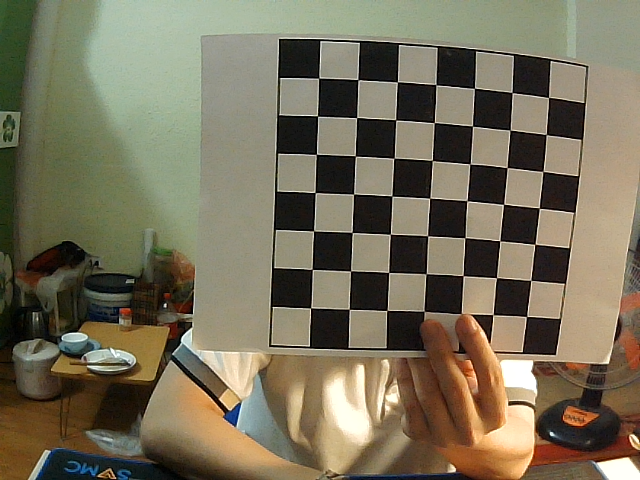
#> input picture stereoLeft/imageL1.png, 640 x 480 px, found by its file name
$ python test_calib.py
#> lines starting #> are read from the running program, lines starting #| are printed output that depends on the picture
import cv2
import numpy as np

# Load the image
img = cv2.imread("stereoLeft./imageL1.png")
#> img is the input picture: shape (480, 640, 3); mean B, G, R 89.7, 111.2, 118.9

print(img.shape)
#| (480, 640, 3)
gray = cv2.cvtColor(img, cv2.COLOR_RGB2GRAY)
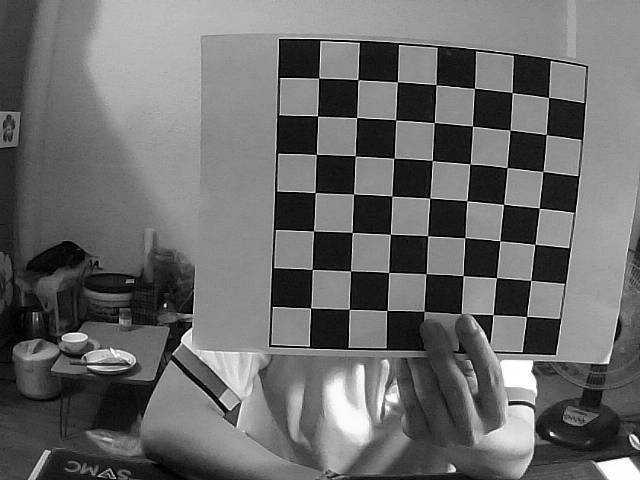
#> gray: shape (480, 640); min 0, max 255, mean 105.7
cv2.imshow('img',gray)
cv2.waitKey(0)
ret, corners = cv2.findChessboardCorners(gray, (7, 7),
                                         flags=cv2.CALIB_CB_ADAPTIVE_THRESH +
                                               cv2.CALIB_CB_FAST_CHECK +
                                               cv2.CALIB_CB_NORMALIZE_IMAGE)
#> ret = True; corners = 49 rows, first 8: [318.7, 78.13], [358.1, 79.82], [397.3, 82.09], [436, 84.65], [474.5, 88.24], [511.9, 92.57], [548.5, 97.44], [317.5, 115.9]
if ret:
    # print(corners)
    fnl = cv2.drawChessboardCorners(img, (7, 7), corners, ret)
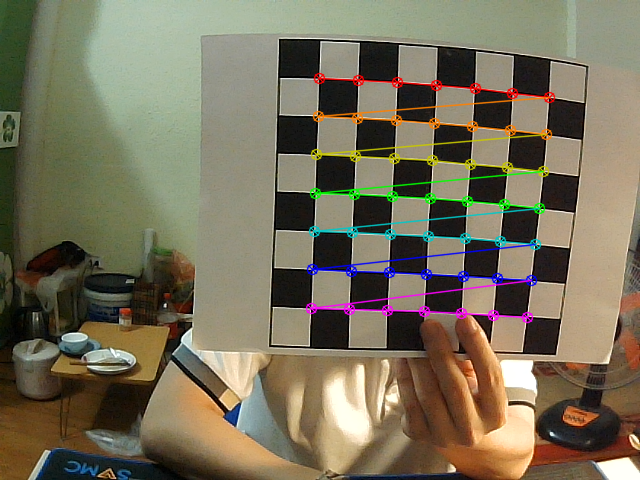
#> fnl: shape (480, 640, 3); mean B, G, R 90.2, 111.8, 119.6
    cv2.imshow("fnl", fnl)
    cv2.waitKey(0)
else:
    print("No Checkerboard Found")

$ run again, with stereoLeft/imageL2.png copied over stereoLeft/imageL1.png
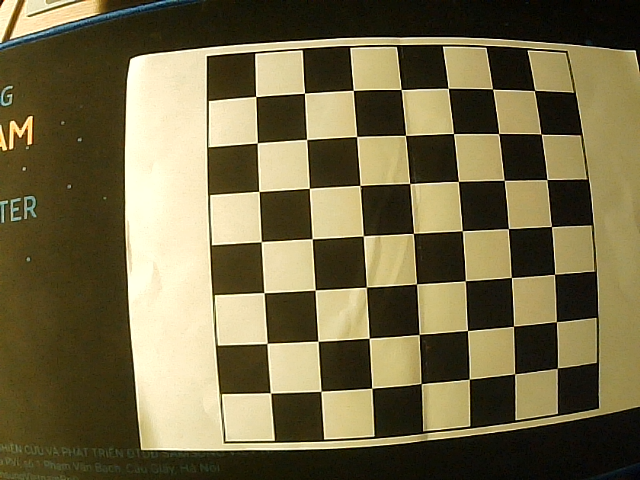
#> input picture stereoLeft/imageL2.png, 640 x 480 px, found by its file name
#> img is the input picture: shape (480, 640, 3); mean B, G, R 72, 106.4, 116
#| (480, 640, 3)
#> `gray = cv2.cvtColor(img, cv2.COLOR_RGB2GRAY)`:
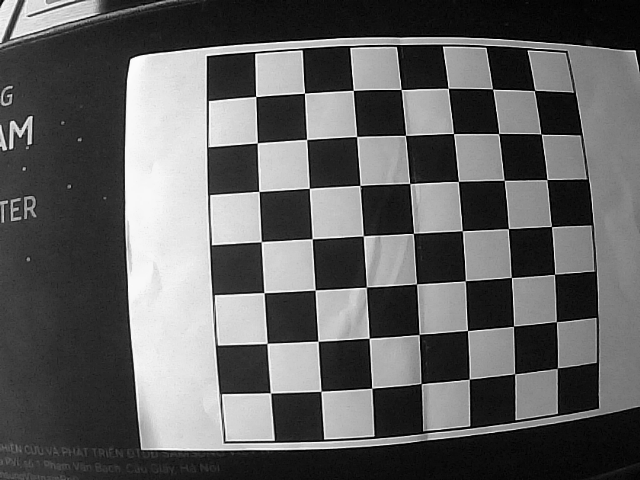
#> gray: shape (480, 640); min 0, max 253, mean 97.2
#> ret = True; corners = 49 rows, first 8: [255.7, 96.38], [304.4, 93.11], [353.3, 90.41], [401, 89.44], [448.4, 88.39], [492.4, 89.02], [534.7, 90.45], [257.3, 142.9]
#> `fnl = cv2.drawChessboardCorners(img, (7, 7), corners, ret)`:
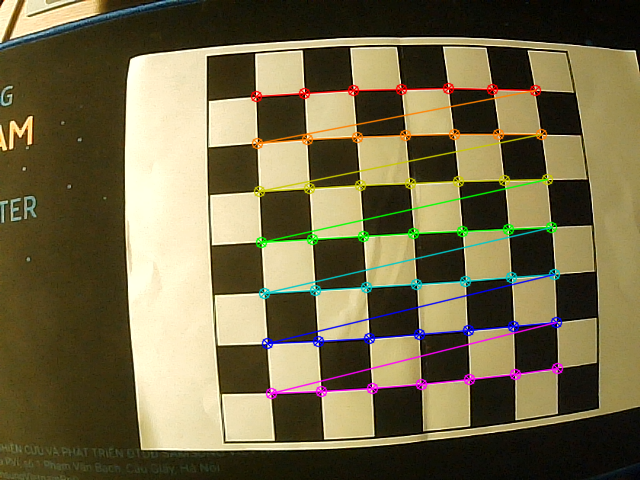
#> fnl: shape (480, 640, 3); mean B, G, R 72.6, 106.4, 116.1

$ run again, with stereoLeft/imageL3.png copied over stereoLeft/imageL1.png
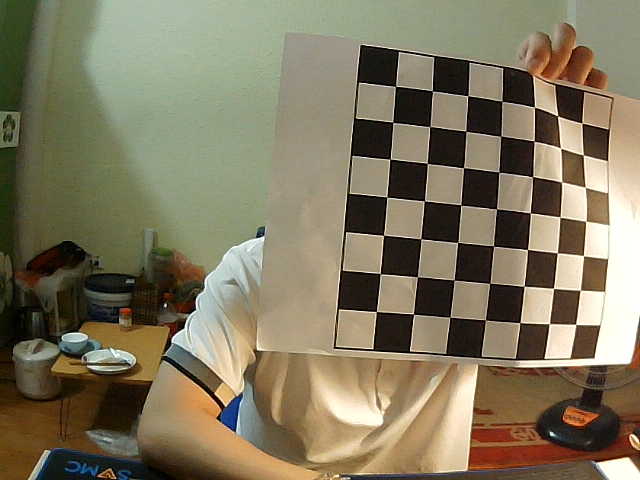
#> input picture stereoLeft/imageL3.png, 640 x 480 px, found by its file name
#> img is the input picture: shape (480, 640, 3); mean B, G, R 94.8, 119.3, 128.1
#| (480, 640, 3)
#> `gray = cv2.cvtColor(img, cv2.COLOR_RGB2GRAY)`:
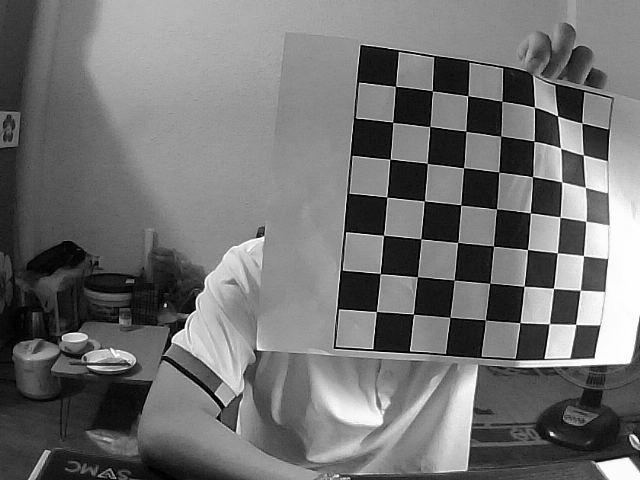
#> gray: shape (480, 640); min 0, max 255, mean 113
#> ret = True; corners = 49 rows, first 8: [395.6, 86.4], [432.2, 90.87], [467.8, 95.62], [502, 101.2], [534.4, 107.3], [557.5, 116], [582.1, 123], [392.8, 122.4]
#> `fnl = cv2.drawChessboardCorners(img, (7, 7), corners, ret)`:
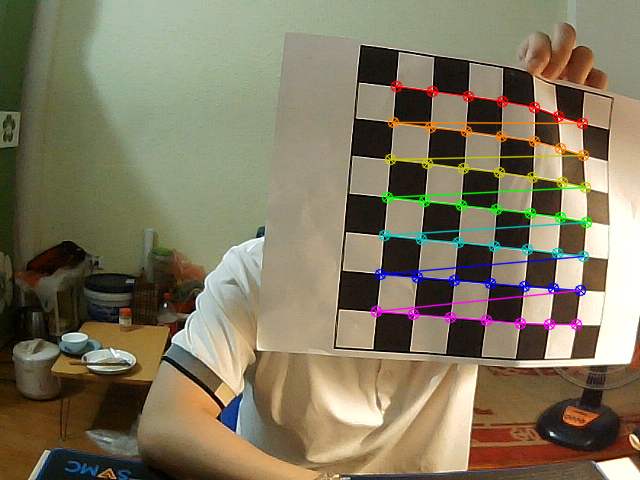
#> fnl: shape (480, 640, 3); mean B, G, R 95.2, 119.6, 128.4
